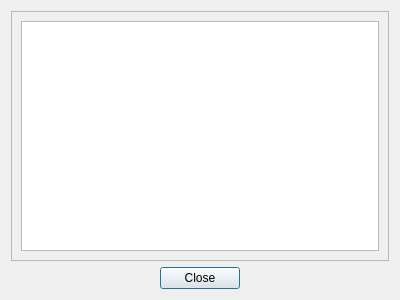
<?xml version="1.0" encoding="UTF-8"?>
<ui version="4.0">
 <class>DialogRebuild</class>
 <widget class="QDialog" name="DialogRebuild">
  <property name="geometry">
   <rect>
    <x>0</x>
    <y>0</y>
    <width>400</width>
    <height>300</height>
   </rect>
  </property>
  <property name="windowTitle">
   <string>Rebuild</string>
  </property>
  <layout class="QVBoxLayout" name="verticalLayout">
   <item>
    <widget class="QFrame" name="frame">
     <property name="frameShape">
      <enum>QFrame::StyledPanel</enum>
     </property>
     <property name="frameShadow">
      <enum>QFrame::Raised</enum>
     </property>
     <layout class="QVBoxLayout" name="verticalLayout_2">
      <item>
       <widget class="QListWidget" name="listWidget"/>
      </item>
     </layout>
    </widget>
   </item>
   <item>
    <layout class="QHBoxLayout" name="horizontalLayout">
     <item>
      <spacer name="horizontalSpacer_2">
       <property name="orientation">
        <enum>Qt::Horizontal</enum>
       </property>
       <property name="sizeHint" stdset="0">
        <size>
         <width>40</width>
         <height>20</height>
        </size>
       </property>
      </spacer>
     </item>
     <item>
      <widget class="QPushButton" name="pushButtonClose">
       <property name="text">
        <string>Close</string>
       </property>
       <property name="icon">
        <iconset theme="dialog-close"/>
       </property>
      </widget>
     </item>
     <item>
      <spacer name="horizontalSpacer">
       <property name="orientation">
        <enum>Qt::Horizontal</enum>
       </property>
       <property name="sizeHint" stdset="0">
        <size>
         <width>40</width>
         <height>20</height>
        </size>
       </property>
      </spacer>
     </item>
    </layout>
   </item>
  </layout>
 </widget>
 <resources/>
 <connections>
  <connection>
   <sender>pushButtonClose</sender>
   <signal>clicked()</signal>
   <receiver>DialogRebuild</receiver>
   <slot>accept()</slot>
   <hints>
    <hint type="sourcelabel">
     <x>207</x>
     <y>288</y>
    </hint>
    <hint type="destinationlabel">
     <x>289</x>
     <y>286</y>
    </hint>
   </hints>
  </connection>
 </connections>
</ui>
